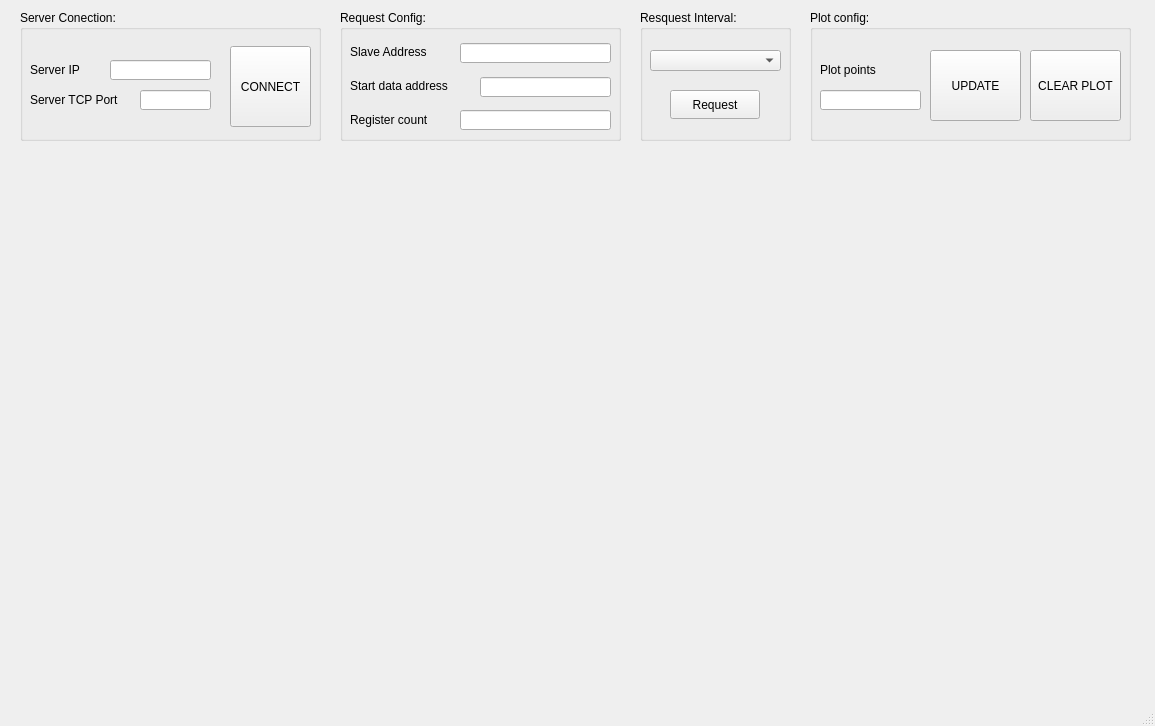
<?xml version="1.0" encoding="UTF-8"?>
<ui version="4.0">
 <class>MainWindow</class>
 <widget class="QMainWindow" name="MainWindow">
  <property name="geometry">
   <rect>
    <x>0</x>
    <y>0</y>
    <width>1155</width>
    <height>726</height>
   </rect>
  </property>
  <property name="windowTitle">
   <string>MainWindow</string>
  </property>
  <widget class="QWidget" name="centralwidget">
   <widget class="QGroupBox" name="groupBox">
    <property name="geometry">
     <rect>
      <x>20</x>
      <y>10</y>
      <width>301</width>
      <height>131</height>
     </rect>
    </property>
    <property name="title">
     <string>Server Conection:</string>
    </property>
    <widget class="QLabel" name="label_2">
     <property name="geometry">
      <rect>
       <x>10</x>
       <y>50</y>
       <width>63</width>
       <height>20</height>
      </rect>
     </property>
     <property name="text">
      <string>Server IP</string>
     </property>
    </widget>
    <widget class="QLabel" name="label">
     <property name="geometry">
      <rect>
       <x>10</x>
       <y>80</y>
       <width>101</width>
       <height>20</height>
      </rect>
     </property>
     <property name="text">
      <string>Server TCP Port</string>
     </property>
    </widget>
    <widget class="QPushButton" name="connect">
     <property name="geometry">
      <rect>
       <x>210</x>
       <y>36</y>
       <width>81</width>
       <height>81</height>
      </rect>
     </property>
     <property name="text">
      <string>CONNECT</string>
     </property>
    </widget>
    <widget class="QLineEdit" name="s_IP">
     <property name="geometry">
      <rect>
       <x>90</x>
       <y>50</y>
       <width>101</width>
       <height>20</height>
      </rect>
     </property>
    </widget>
    <widget class="QLineEdit" name="S_TCP">
     <property name="geometry">
      <rect>
       <x>120</x>
       <y>80</y>
       <width>71</width>
       <height>20</height>
      </rect>
     </property>
    </widget>
   </widget>
   <widget class="QGroupBox" name="groupBox_2">
    <property name="geometry">
     <rect>
      <x>340</x>
      <y>10</y>
      <width>281</width>
      <height>131</height>
     </rect>
    </property>
    <property name="title">
     <string>Request Config: </string>
    </property>
    <widget class="QLabel" name="label_5">
     <property name="geometry">
      <rect>
       <x>10</x>
       <y>32</y>
       <width>101</width>
       <height>20</height>
      </rect>
     </property>
     <property name="text">
      <string>Slave Address</string>
     </property>
    </widget>
    <widget class="QLabel" name="label_4">
     <property name="geometry">
      <rect>
       <x>10</x>
       <y>66</y>
       <width>131</width>
       <height>20</height>
      </rect>
     </property>
     <property name="text">
      <string>Start data address</string>
     </property>
    </widget>
    <widget class="QLabel" name="label_3">
     <property name="geometry">
      <rect>
       <x>10</x>
       <y>100</y>
       <width>101</width>
       <height>20</height>
      </rect>
     </property>
     <property name="text">
      <string>Register count</string>
     </property>
    </widget>
    <widget class="QLineEdit" name="slave_address">
     <property name="geometry">
      <rect>
       <x>120</x>
       <y>33</y>
       <width>151</width>
       <height>20</height>
      </rect>
     </property>
    </widget>
    <widget class="QLineEdit" name="start_data">
     <property name="geometry">
      <rect>
       <x>140</x>
       <y>67</y>
       <width>131</width>
       <height>20</height>
      </rect>
     </property>
    </widget>
    <widget class="QLineEdit" name="register_2">
     <property name="geometry">
      <rect>
       <x>120</x>
       <y>100</y>
       <width>151</width>
       <height>20</height>
      </rect>
     </property>
    </widget>
   </widget>
   <widget class="QGroupBox" name="groupBox_3">
    <property name="geometry">
     <rect>
      <x>810</x>
      <y>10</y>
      <width>321</width>
      <height>131</height>
     </rect>
    </property>
    <property name="title">
     <string>Plot config:</string>
    </property>
    <widget class="QLabel" name="label_6">
     <property name="geometry">
      <rect>
       <x>10</x>
       <y>50</y>
       <width>81</width>
       <height>20</height>
      </rect>
     </property>
     <property name="text">
      <string>Plot points</string>
     </property>
    </widget>
    <widget class="QLineEdit" name="plot_p">
     <property name="geometry">
      <rect>
       <x>10</x>
       <y>80</y>
       <width>101</width>
       <height>20</height>
      </rect>
     </property>
    </widget>
    <widget class="QPushButton" name="update">
     <property name="geometry">
      <rect>
       <x>120</x>
       <y>40</y>
       <width>91</width>
       <height>71</height>
      </rect>
     </property>
     <property name="text">
      <string>UPDATE</string>
     </property>
    </widget>
    <widget class="QPushButton" name="clear">
     <property name="geometry">
      <rect>
       <x>220</x>
       <y>40</y>
       <width>91</width>
       <height>71</height>
      </rect>
     </property>
     <property name="text">
      <string>CLEAR PLOT</string>
     </property>
    </widget>
   </widget>
   <widget class="QGroupBox" name="groupBox_4">
    <property name="geometry">
     <rect>
      <x>640</x>
      <y>10</y>
      <width>151</width>
      <height>131</height>
     </rect>
    </property>
    <property name="title">
     <string>Resquest Interval:</string>
    </property>
    <widget class="QComboBox" name="comboBox">
     <property name="geometry">
      <rect>
       <x>10</x>
       <y>40</y>
       <width>131</width>
       <height>21</height>
      </rect>
     </property>
    </widget>
    <widget class="QPushButton" name="request">
     <property name="geometry">
      <rect>
       <x>30</x>
       <y>80</y>
       <width>90</width>
       <height>29</height>
      </rect>
     </property>
     <property name="text">
      <string>Request</string>
     </property>
    </widget>
   </widget>
   <widget class="QCustomPlot" name="plot" native="true">
    <property name="geometry">
     <rect>
      <x>10</x>
      <y>160</y>
      <width>1131</width>
      <height>511</height>
     </rect>
    </property>
   </widget>
  </widget>
  <widget class="QMenuBar" name="menubar">
   <property name="geometry">
    <rect>
     <x>0</x>
     <y>0</y>
     <width>1155</width>
     <height>25</height>
    </rect>
   </property>
  </widget>
  <widget class="QStatusBar" name="statusbar"/>
 </widget>
 <customwidgets>
  <customwidget>
   <class>QCustomPlot</class>
   <extends>QWidget</extends>
   <header>qcustomplot.h</header>
   <container>1</container>
  </customwidget>
 </customwidgets>
 <resources/>
 <connections/>
</ui>
